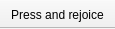
<?xml version="1.0" encoding="UTF-8"?>
<ui version="4.0">
 <class>MainWindow</class>
 <widget class="QMainWindow" name="widget">
  <property name="geometry">
   <rect>
    <x>0</x>
    <y>0</y>
    <!-- Will automatically resize -->
    <width>1</width>
    <height>1</height>
   </rect>
  </property>
  <property name="windowTitle">
   <string>MainWindow</string>
  </property>
  <widget class="QPushButton" name="pushButton">
   <property name="text">
    <string>ok</string>
   </property>
  </widget>
  <widget class="QToolBar" name="toolBar">
   <property name="windowTitle">
    <string>toolBar</string>
   </property>
   <property name="movable">
    <bool>false</bool>
   </property>
   <attribute name="toolBarArea">
    <enum>TopToolBarArea</enum>
   </attribute>
   <attribute name="toolBarBreak">
    <bool>false</bool>
   </attribute>
   <addaction name="actionPress_and_rejoice"/>
  </widget>
  <action name="actionPress_and_rejoice">
   <property name="icon">
    <iconset>
      <normaloff>:geotag-handle.svg</normaloff>:geotag-handle.svg</iconset>
   </property>
   <property name="text">
    <string>Press and rejoice</string>
   </property>
  </action>
 </widget>
 <resources/>
 <connections/>
</ui>
